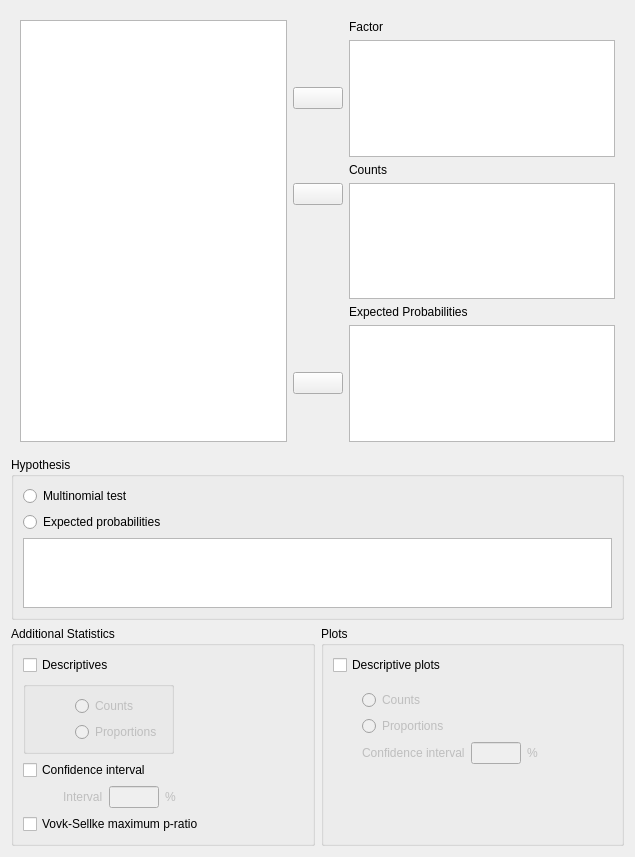
<?xml version="1.0" encoding="UTF-8"?>
<ui version="4.0">
 <class>MultinomialTestForm</class>
 <widget class="QWidget" name="MultinomialTestForm">
  <property name="geometry">
   <rect>
    <x>0</x>
    <y>0</y>
    <width>635</width>
    <height>857</height>
   </rect>
  </property>
  <property name="windowTitle">
   <string>Form</string>
  </property>
  <layout class="QGridLayout" name="gridLayout_5">
   <item row="1" column="0" colspan="2">
    <widget class="BoundGroupBox" name="hypothesis">
     <property name="sizePolicy">
      <sizepolicy hsizetype="Preferred" vsizetype="Preferred">
       <horstretch>0</horstretch>
       <verstretch>0</verstretch>
      </sizepolicy>
     </property>
     <property name="title">
      <string>Hypothesis</string>
     </property>
     <property name="flat">
      <bool>false</bool>
     </property>
     <layout class="QGridLayout" name="gridLayout_2">
      <item row="0" column="0">
       <widget class="QRadioButton" name="_1multinomialTest">
        <property name="sizePolicy">
         <sizepolicy hsizetype="Fixed" vsizetype="Fixed">
          <horstretch>0</horstretch>
          <verstretch>0</verstretch>
         </sizepolicy>
        </property>
        <property name="text">
         <string>Multinomial test</string>
        </property>
       </widget>
      </item>
      <item row="0" column="1">
       <spacer name="horizontalSpacer_2">
        <property name="orientation">
         <enum>Qt::Horizontal</enum>
        </property>
        <property name="sizeHint" stdset="0">
         <size>
          <width>40</width>
          <height>20</height>
         </size>
        </property>
       </spacer>
      </item>
      <item row="1" column="0">
       <widget class="QRadioButton" name="_2expectedProbs">
        <property name="sizePolicy">
         <sizepolicy hsizetype="Fixed" vsizetype="Fixed">
          <horstretch>0</horstretch>
          <verstretch>0</verstretch>
         </sizepolicy>
        </property>
        <property name="text">
         <string>Expected probabilities</string>
        </property>
       </widget>
      </item>
      <item row="2" column="0" colspan="2">
       <widget class="QTableView" name="tableView"/>
      </item>
     </layout>
    </widget>
   </item>
   <item row="2" column="0">
    <widget class="BoundGroupBox" name="additional">
     <property name="sizePolicy">
      <sizepolicy hsizetype="Preferred" vsizetype="Preferred">
       <horstretch>0</horstretch>
       <verstretch>0</verstretch>
      </sizepolicy>
     </property>
     <property name="title">
      <string>Additional Statistics</string>
     </property>
     <property name="flat">
      <bool>false</bool>
     </property>
     <layout class="QGridLayout" name="gridLayout_8">
      <item row="3" column="0">
       <widget class="QWidget" name="widgetConfidenceIntervalInterval" native="true">
        <property name="enabled">
         <bool>false</bool>
        </property>
        <property name="sizePolicy">
         <sizepolicy hsizetype="Fixed" vsizetype="Fixed">
          <horstretch>0</horstretch>
          <verstretch>0</verstretch>
         </sizepolicy>
        </property>
        <layout class="QGridLayout" name="gridLayout_6">
         <property name="leftMargin">
          <number>40</number>
         </property>
         <property name="topMargin">
          <number>0</number>
         </property>
         <property name="rightMargin">
          <number>0</number>
         </property>
         <property name="bottomMargin">
          <number>0</number>
         </property>
         <item row="0" column="2">
          <widget class="QLabel" name="label_4">
           <property name="sizePolicy">
            <sizepolicy hsizetype="Fixed" vsizetype="Fixed">
             <horstretch>0</horstretch>
             <verstretch>0</verstretch>
            </sizepolicy>
           </property>
           <property name="text">
            <string>%</string>
           </property>
          </widget>
         </item>
         <item row="0" column="0">
          <widget class="QLabel" name="label_5">
           <property name="sizePolicy">
            <sizepolicy hsizetype="Fixed" vsizetype="Fixed">
             <horstretch>0</horstretch>
             <verstretch>0</verstretch>
            </sizepolicy>
           </property>
           <property name="text">
            <string>Interval</string>
           </property>
          </widget>
         </item>
         <item row="0" column="1">
          <widget class="BoundTextBox" name="confidenceIntervalInterval">
           <property name="sizePolicy">
            <sizepolicy hsizetype="Fixed" vsizetype="Fixed">
             <horstretch>0</horstretch>
             <verstretch>0</verstretch>
            </sizepolicy>
           </property>
           <property name="maximumSize">
            <size>
             <width>50</width>
             <height>16777215</height>
            </size>
           </property>
          </widget>
         </item>
        </layout>
       </widget>
      </item>
      <item row="2" column="0">
       <widget class="BoundCheckBox" name="confidenceInterval">
        <property name="sizePolicy">
         <sizepolicy hsizetype="Fixed" vsizetype="Fixed">
          <horstretch>0</horstretch>
          <verstretch>0</verstretch>
         </sizepolicy>
        </property>
        <property name="text">
         <string>Confidence interval</string>
        </property>
       </widget>
      </item>
      <item row="4" column="0" colspan="2">
       <widget class="BoundCheckBox" name="VovkSellkeMPR">
        <property name="sizePolicy">
         <sizepolicy hsizetype="Fixed" vsizetype="Fixed">
          <horstretch>0</horstretch>
          <verstretch>0</verstretch>
         </sizepolicy>
        </property>
        <property name="text">
         <string>Vovk-Sellke maximum p-ratio</string>
        </property>
       </widget>
      </item>
      <item row="2" column="1">
       <spacer name="horizontalSpacer_3">
        <property name="orientation">
         <enum>Qt::Horizontal</enum>
        </property>
        <property name="sizeHint" stdset="0">
         <size>
          <width>40</width>
          <height>20</height>
         </size>
        </property>
       </spacer>
      </item>
      <item row="0" column="0">
       <widget class="BoundCheckBox" name="descriptives">
        <property name="sizePolicy">
         <sizepolicy hsizetype="Fixed" vsizetype="Fixed">
          <horstretch>0</horstretch>
          <verstretch>0</verstretch>
         </sizepolicy>
        </property>
        <property name="text">
         <string>Descriptives</string>
        </property>
       </widget>
      </item>
      <item row="1" column="0">
       <widget class="BoundGroupBox" name="countProp">
        <property name="enabled">
         <bool>false</bool>
        </property>
        <property name="sizePolicy">
         <sizepolicy hsizetype="Fixed" vsizetype="Fixed">
          <horstretch>0</horstretch>
          <verstretch>0</verstretch>
         </sizepolicy>
        </property>
        <layout class="QGridLayout" name="gridLayout_7">
         <item row="0" column="1">
          <widget class="QRadioButton" name="_1descCounts">
           <property name="sizePolicy">
            <sizepolicy hsizetype="Fixed" vsizetype="Fixed">
             <horstretch>0</horstretch>
             <verstretch>0</verstretch>
            </sizepolicy>
           </property>
           <property name="text">
            <string>Counts</string>
           </property>
          </widget>
         </item>
         <item row="1" column="1">
          <widget class="QRadioButton" name="_2descProps">
           <property name="sizePolicy">
            <sizepolicy hsizetype="Fixed" vsizetype="Fixed">
             <horstretch>0</horstretch>
             <verstretch>0</verstretch>
            </sizepolicy>
           </property>
           <property name="text">
            <string>Proportions</string>
           </property>
          </widget>
         </item>
         <item row="0" column="0">
          <spacer name="horizontalSpacer_5">
           <property name="orientation">
            <enum>Qt::Horizontal</enum>
           </property>
           <property name="sizeHint" stdset="0">
            <size>
             <width>40</width>
             <height>20</height>
            </size>
           </property>
          </spacer>
         </item>
        </layout>
       </widget>
      </item>
     </layout>
    </widget>
   </item>
   <item row="2" column="1">
    <widget class="BoundGroupBox" name="plots">
     <property name="title">
      <string>Plots</string>
     </property>
     <layout class="QGridLayout" name="gridLayout_4">
      <item row="1" column="0">
       <widget class="QWidget" name="countPropPlot" native="true">
        <property name="enabled">
         <bool>false</bool>
        </property>
        <property name="sizePolicy">
         <sizepolicy hsizetype="Fixed" vsizetype="Fixed">
          <horstretch>0</horstretch>
          <verstretch>0</verstretch>
         </sizepolicy>
        </property>
        <layout class="QGridLayout" name="gridLayout_3">
         <item row="2" column="3">
          <widget class="QLabel" name="label_6">
           <property name="sizePolicy">
            <sizepolicy hsizetype="Fixed" vsizetype="Fixed">
             <horstretch>0</horstretch>
             <verstretch>0</verstretch>
            </sizepolicy>
           </property>
           <property name="text">
            <string>%</string>
           </property>
          </widget>
         </item>
         <item row="0" column="1">
          <widget class="QRadioButton" name="_1count_2">
           <property name="sizePolicy">
            <sizepolicy hsizetype="Fixed" vsizetype="Fixed">
             <horstretch>0</horstretch>
             <verstretch>0</verstretch>
            </sizepolicy>
           </property>
           <property name="text">
            <string>Counts</string>
           </property>
          </widget>
         </item>
         <item row="2" column="1">
          <widget class="QLabel" name="label_7">
           <property name="sizePolicy">
            <sizepolicy hsizetype="Fixed" vsizetype="Fixed">
             <horstretch>0</horstretch>
             <verstretch>0</verstretch>
            </sizepolicy>
           </property>
           <property name="text">
            <string>Confidence interval</string>
           </property>
          </widget>
         </item>
         <item row="2" column="2">
          <widget class="BoundTextBox" name="descriptivesPlotConfidenceInterval">
           <property name="sizePolicy">
            <sizepolicy hsizetype="Fixed" vsizetype="Fixed">
             <horstretch>0</horstretch>
             <verstretch>0</verstretch>
            </sizepolicy>
           </property>
           <property name="maximumSize">
            <size>
             <width>50</width>
             <height>16777215</height>
            </size>
           </property>
          </widget>
         </item>
         <item row="1" column="1">
          <widget class="QRadioButton" name="_2prop_2">
           <property name="sizePolicy">
            <sizepolicy hsizetype="Fixed" vsizetype="Fixed">
             <horstretch>0</horstretch>
             <verstretch>0</verstretch>
            </sizepolicy>
           </property>
           <property name="text">
            <string>Proportions</string>
           </property>
          </widget>
         </item>
         <item row="1" column="0">
          <spacer name="horizontalSpacer_4">
           <property name="orientation">
            <enum>Qt::Horizontal</enum>
           </property>
           <property name="sizeHint" stdset="0">
            <size>
             <width>20</width>
             <height>20</height>
            </size>
           </property>
          </spacer>
         </item>
        </layout>
       </widget>
      </item>
      <item row="0" column="0">
       <widget class="BoundCheckBox" name="descriptivesPlot">
        <property name="sizePolicy">
         <sizepolicy hsizetype="Fixed" vsizetype="Fixed">
          <horstretch>0</horstretch>
          <verstretch>0</verstretch>
         </sizepolicy>
        </property>
        <property name="text">
         <string>Descriptive plots</string>
        </property>
       </widget>
      </item>
      <item row="1" column="1">
       <spacer name="horizontalSpacer">
        <property name="orientation">
         <enum>Qt::Horizontal</enum>
        </property>
        <property name="sizeHint" stdset="0">
         <size>
          <width>40</width>
          <height>20</height>
         </size>
        </property>
       </spacer>
      </item>
      <item row="2" column="0">
       <spacer name="verticalSpacer_2">
        <property name="orientation">
         <enum>Qt::Vertical</enum>
        </property>
        <property name="sizeHint" stdset="0">
         <size>
          <width>20</width>
          <height>40</height>
         </size>
        </property>
       </spacer>
      </item>
     </layout>
     <zorder>descriptivesPlot</zorder>
     <zorder>countPropPlot</zorder>
     <zorder>verticalSpacer_2</zorder>
    </widget>
   </item>
   <item row="0" column="0" colspan="2">
    <widget class="QWidget" name="topWidget" native="true">
     <layout class="QGridLayout" name="gridLayout">
      <item row="3" column="2" rowspan="2">
       <widget class="BoundListView" name="counts">
        <property name="sizePolicy">
         <sizepolicy hsizetype="Expanding" vsizetype="Fixed">
          <horstretch>0</horstretch>
          <verstretch>0</verstretch>
         </sizepolicy>
        </property>
        <property name="minimumSize">
         <size>
          <width>0</width>
          <height>80</height>
         </size>
        </property>
       </widget>
      </item>
      <item row="1" column="2">
       <widget class="BoundListView" name="factor">
        <property name="sizePolicy">
         <sizepolicy hsizetype="Expanding" vsizetype="Fixed">
          <horstretch>0</horstretch>
          <verstretch>0</verstretch>
         </sizepolicy>
        </property>
        <property name="minimumSize">
         <size>
          <width>0</width>
          <height>80</height>
         </size>
        </property>
       </widget>
      </item>
      <item row="6" column="2">
       <widget class="BoundListView" name="exProbVar">
        <property name="enabled">
         <bool>true</bool>
        </property>
        <property name="sizePolicy">
         <sizepolicy hsizetype="Expanding" vsizetype="Fixed">
          <horstretch>0</horstretch>
          <verstretch>0</verstretch>
         </sizepolicy>
        </property>
        <property name="minimumSize">
         <size>
          <width>0</width>
          <height>80</height>
         </size>
        </property>
       </widget>
      </item>
      <item row="5" column="2">
       <widget class="QLabel" name="exProbVarLabel">
        <property name="text">
         <string>Expected Probabilities</string>
        </property>
       </widget>
      </item>
      <item row="1" column="1">
       <widget class="AssignButton" name="assignFactor">
        <property name="sizePolicy">
         <sizepolicy hsizetype="Fixed" vsizetype="Fixed">
          <horstretch>0</horstretch>
          <verstretch>0</verstretch>
         </sizepolicy>
        </property>
        <property name="minimumSize">
         <size>
          <width>50</width>
          <height>0</height>
         </size>
        </property>
        <property name="maximumSize">
         <size>
          <width>50</width>
          <height>16777215</height>
         </size>
        </property>
        <property name="text">
         <string/>
        </property>
       </widget>
      </item>
      <item row="2" column="2">
       <widget class="QLabel" name="countsLabel">
        <property name="text">
         <string>Counts</string>
        </property>
       </widget>
      </item>
      <item row="0" column="2">
       <widget class="QLabel" name="factorLabel">
        <property name="text">
         <string>Factor</string>
        </property>
       </widget>
      </item>
      <item row="6" column="1">
       <widget class="AssignButton" name="assignExProbVar">
        <property name="enabled">
         <bool>true</bool>
        </property>
        <property name="sizePolicy">
         <sizepolicy hsizetype="Fixed" vsizetype="Fixed">
          <horstretch>0</horstretch>
          <verstretch>0</verstretch>
         </sizepolicy>
        </property>
        <property name="minimumSize">
         <size>
          <width>50</width>
          <height>0</height>
         </size>
        </property>
        <property name="maximumSize">
         <size>
          <width>50</width>
          <height>16777215</height>
         </size>
        </property>
        <property name="text">
         <string/>
        </property>
       </widget>
      </item>
      <item row="0" column="0" rowspan="7">
       <widget class="AvailableFieldsListView" name="listAvailableVariables"/>
      </item>
      <item row="3" column="1">
       <widget class="AssignButton" name="assignCounts">
        <property name="sizePolicy">
         <sizepolicy hsizetype="Fixed" vsizetype="Fixed">
          <horstretch>0</horstretch>
          <verstretch>0</verstretch>
         </sizepolicy>
        </property>
        <property name="minimumSize">
         <size>
          <width>50</width>
          <height>0</height>
         </size>
        </property>
        <property name="maximumSize">
         <size>
          <width>50</width>
          <height>16777215</height>
         </size>
        </property>
        <property name="text">
         <string/>
        </property>
       </widget>
      </item>
      <item row="4" column="1">
       <spacer name="verticalSpacer">
        <property name="orientation">
         <enum>Qt::Vertical</enum>
        </property>
        <property name="sizeHint" stdset="0">
         <size>
          <width>20</width>
          <height>40</height>
         </size>
        </property>
       </spacer>
      </item>
     </layout>
     <zorder>listAvailableVariables</zorder>
     <zorder>factor</zorder>
     <zorder>counts</zorder>
     <zorder>exProbVar</zorder>
     <zorder>assignFactor</zorder>
     <zorder>assignExProbVar</zorder>
     <zorder>exProbVarLabel</zorder>
     <zorder>countsLabel</zorder>
     <zorder>factorLabel</zorder>
     <zorder>assignCounts</zorder>
     <zorder>verticalSpacer</zorder>
    </widget>
   </item>
  </layout>
 </widget>
 <customwidgets>
  <customwidget>
   <class>AssignButton</class>
   <extends>QPushButton</extends>
   <header>widgets/assignbutton.h</header>
  </customwidget>
  <customwidget>
   <class>AvailableFieldsListView</class>
   <extends>QListView</extends>
   <header>widgets/availablefieldslistview.h</header>
  </customwidget>
  <customwidget>
   <class>BoundListView</class>
   <extends>QListView</extends>
   <header>widgets/boundlistview.h</header>
  </customwidget>
  <customwidget>
   <class>BoundTextBox</class>
   <extends>QLineEdit</extends>
   <header>widgets/boundtextbox.h</header>
  </customwidget>
  <customwidget>
   <class>BoundGroupBox</class>
   <extends>QGroupBox</extends>
   <header>widgets/boundgroupbox.h</header>
   <container>1</container>
  </customwidget>
  <customwidget>
   <class>BoundCheckBox</class>
   <extends>QCheckBox</extends>
   <header>widgets/boundcheckbox.h</header>
  </customwidget>
 </customwidgets>
 <resources/>
 <connections>
  <connection>
   <sender>confidenceInterval</sender>
   <signal>toggled(bool)</signal>
   <receiver>widgetConfidenceIntervalInterval</receiver>
   <slot>setEnabled(bool)</slot>
   <hints>
    <hint type="sourcelabel">
     <x>310</x>
     <y>94</y>
    </hint>
    <hint type="destinationlabel">
     <x>303</x>
     <y>138</y>
    </hint>
   </hints>
  </connection>
  <connection>
   <sender>descriptivesPlot</sender>
   <signal>toggled(bool)</signal>
   <receiver>countPropPlot</receiver>
   <slot>setEnabled(bool)</slot>
   <hints>
    <hint type="sourcelabel">
     <x>384</x>
     <y>729</y>
    </hint>
    <hint type="destinationlabel">
     <x>437</x>
     <y>790</y>
    </hint>
   </hints>
  </connection>
 </connections>
</ui>
